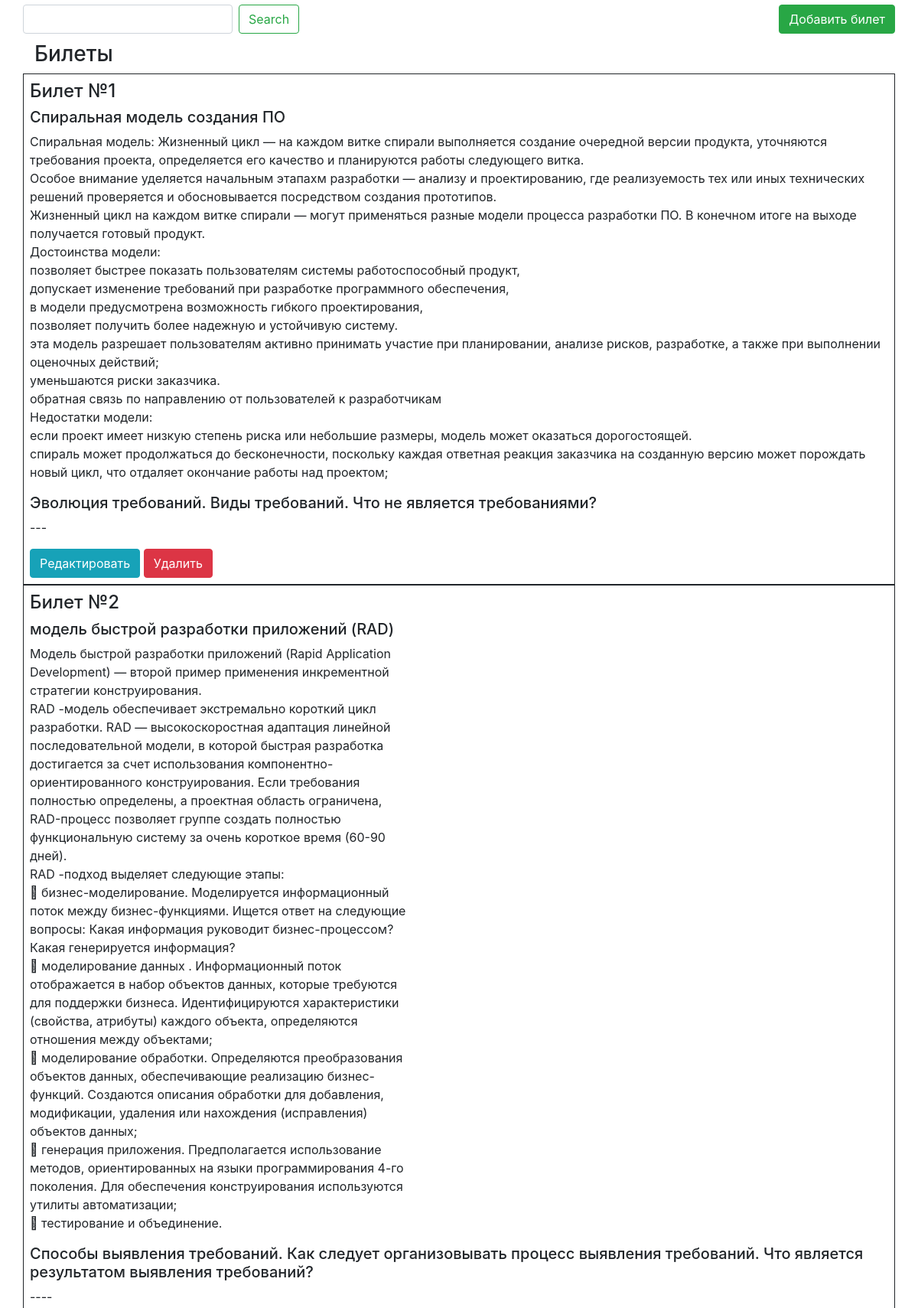
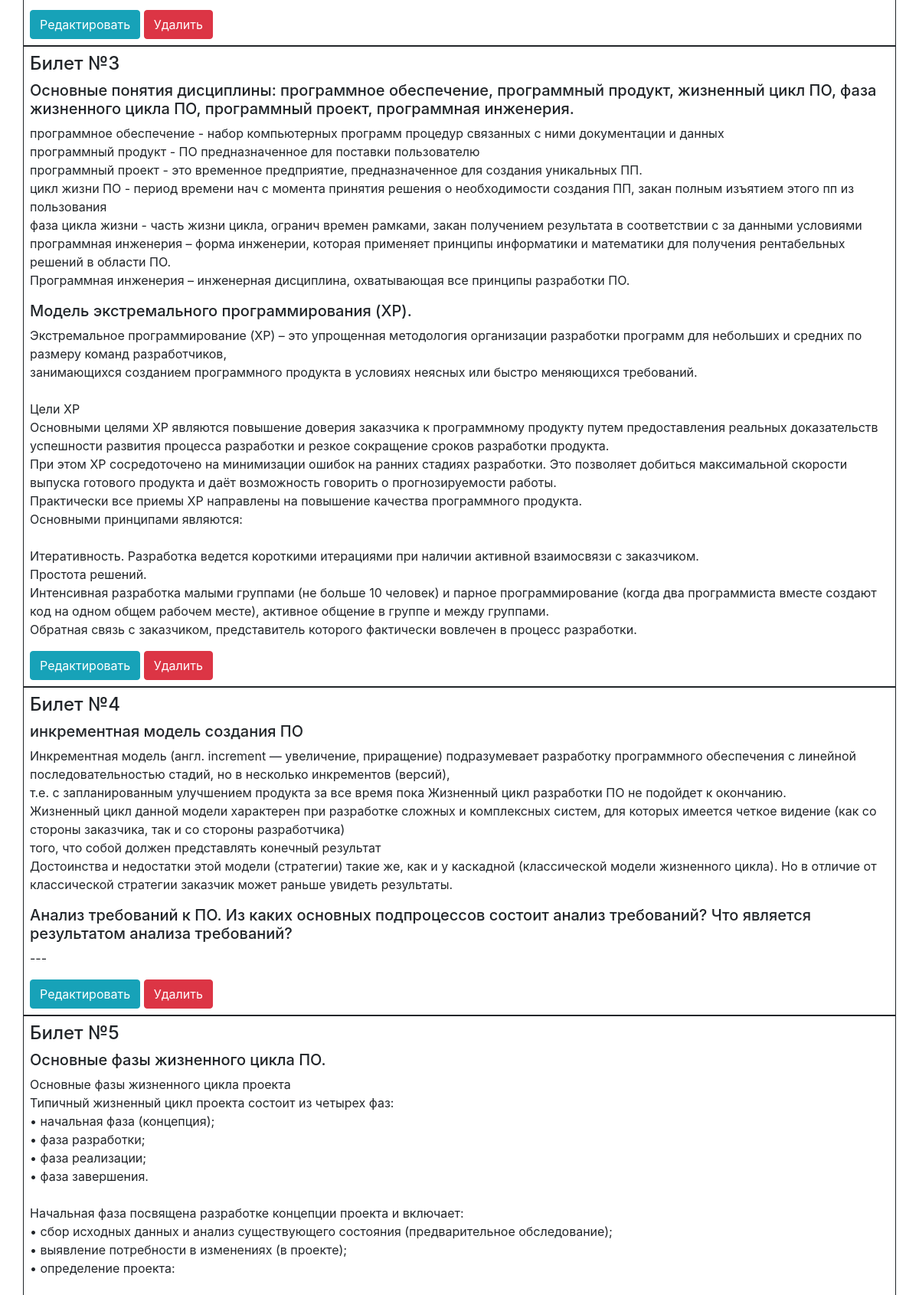
The app's page /main (upper part) with its own data (2 pictures, top to bottom).
### main.py (models this page shows, shortened)
class Ticket(db.Model):
    id = db.Column(db.Integer, primary_key=True)
    number = db.Column(db.Integer)
    first_question = db.Column(db.String)
    second_question = db.Column(db.String)
    first_answer = db.Column(db.String)
    second_answer = db.Column(db.String)

### main.py (the view)
@app.route('/')
@app.route('/main')
def main():
    text_search = request.args.get('search')
    found_tickets = Ticket.query.all()
    if text_search:
        found_tickets = Ticket.query.filter(
            Ticket.first_question.contains(text_search.lower()) | Ticket.second_question.contains(text_search)).all()
    return render_template("main.html", found_tickets=found_tickets)

### templates/main.html (shortened to what this page needs)
<!DOCTYPE html>
<html lang="en">
<head>
	<link rel="stylesheet" href="https://cdn.jsdelivr.net/npm/bootstrap@4.5.3/dist/css/bootstrap.min.css">
	<link rel="stylesheet" type="text/css" href="{{ url_for('static', filename ='css/style.css') }}">
</head>
<body>
	<div class="container">
		<div class="header">
			<div class="row justify-content-between">
				<form class="form-inline" method="GET">
					<input class="form-control mr-sm-2" type="search" aria-label="Search"
					name="search" value="">
					<button class="btn btn-outline-success my-2 my-sm-0" type="submit">Search</button>
				</form>
				<a type="button" class="btn btn-success" href="/create_ticket">
					Добавить билет
				</a>
			</div>
		</div>
		<h3>Билеты</h3>
		{% for t in found_tickets %}
		<div class="row">
			<div class="ticket">
				<h4 class="number">Билет №{{ t.number }}</h4>
				<h5 class="first_q">{{ t.first_question }}</h5>
				<p class="first_ans br ">{{ t.first_answer }}</p>
				<h5 class="second_q">{{ t.second_question }}</h5>
				<p class="second_ans br">{{ t.second_answer }}</p>
				<a class="btn btn-info">Редактировать</a>
				<a class="btn btn-danger" href="delete/{{ t.id }}">Удалить</a>
			</div>
		</div>
		{% endfor %}
	</div>
</body>
</html>

### static/css/style.css (style rules this page uses)
.header { margin-top: 6px; margin-bottom: 10px; }
.ticket { width: 100%; border: 1px solid; padding: 8px; }
.br { white-space: pre-line; }

### records on screen
Ticket: number "1", first_question "Спиральная модель создания ПО", first_answer "Спиральная модель: Жизненный цикл — на каждом витке спирали выполняется создание очередной версии продукта, уточняются требования проекта, определяется его качество и планируются работы следующего витка. Особое внимание уделяется начальным этапаxм разработки — анализу и проектированию, где реализуемость тех или иных технических решений проверяется и обосновывается посредством создания прототипов. Жизненный цикл на каждом витке спирали — могут применяться разные модели процесса разработки ПО. В конечном итоге на выходе получается готовый продукт. Достоинства модели: позволяет быстрее показать пользователям системы работоспособный продукт, допускает изменение требований при разработке…", second_question "Эволюция требований. Виды требований. Что не является требованиями?", second_answer "---"
Ticket: number "2", first_question "модель быстрой разработки приложений (RAD)", first_answer "Модель быстрой разработки приложений (Rapid Application Development) — второй пример применения инкрементной стратегии конструирования. RAD -модель обеспечивает экстремально короткий цикл разработки. RAD — высокоскоростная адаптация линейной последовательной модели, в которой быстрая разработка достигается за счет использования компонентно- ориентированного конструирования. Если требования полностью определены, а проектная область ограничена, RAD-процесс позволяет группе создать полностью функциональную систему за очень короткое время (60-90 дней). RAD -подход выделяет следующие этапы:  бизнес-моделирование. Моделируется информационный поток между бизнес-функциями. Ищется ответ на…", second_question "Способы выявления требований. Как следует организовывать процесс выявления требований. Что является результатом выявления требований?", second_answer "----"
Ticket: number "3", first_question "Основные понятия дисциплины: программное обеспечение, программный продукт, жизненный цикл ПО, фаза жизненного цикла ПО, программный проект, программная инженерия.", first_answer "программное обеспечение - набор компьютерных программ процедур связанных с ними документации и данных программный продукт - ПО предназначенное для поставки пользователю программный проект - это временное предприятие, предназначенное для создания уникальных ПП. цикл жизни ПО - период времени нач с момента принятия решения о необходимости создания ПП, закан полным изъятием этого пп из пользования фаза цикла жизни - часть жизни цикла, огранич времен рамками, закан получением результата в соответствии с за данными условиями программная инженерия – форма инженерии, которая применяет принципы информатики и математики для получения рентабельных решений в области ПО. Программная инженерия –…", second_question "Модель экстремального программирования (XP).", second_answer "Экстремальное программирование (XP) – это упрощенная методология организации разработки программ для небольших и средних по размеру команд разработчиков, занимающихся созданием программного продукта в условиях неясных или быстро меняющихся требований. Цели XP Основными целями XP являются повышение доверия заказчика к программному продукту путем предоставления реальных доказательств успешности развития процесса разработки и резкое сокращение сроков разработки продукта. При этом XP сосредоточено на минимизации ошибок на ранних стадиях разработки. Это позволяет добиться максимальной скорости выпуска готового продукта и даёт возможность говорить о прогнозируемости работы. Практически все приемы…"
Ticket: number "4", first_question "инкрементная модель создания ПО", first_answer "Инкрементная модель (англ. increment — увеличение, приращение) подразумевает разработку программного обеспечения с линейной последовательностью стадий, но в несколько инкрементов (версий), т.е. с запланированным улучшением продукта за все время пока Жизненный цикл разработки ПО не подойдет к окончанию. Жизненный цикл данной модели характерен при разработке сложных и комплексных систем, для которых имеется четкое видение (как со стороны заказчика, так и со стороны разработчика) того, что собой должен представлять конечный результат Достоинства и недостатки этой модели (стратегии) такие же, как и у каскадной (классической модели жизненного цикла). Но в отличие от классической стратегии…", second_question "Анализ требований к ПО. Из каких основных подпроцессов состоит анализ требований? Что является результатом анализа требований?", second_answer "---"
Ticket: number "5", first_question "Основные фазы жизненного цикла ПО."
